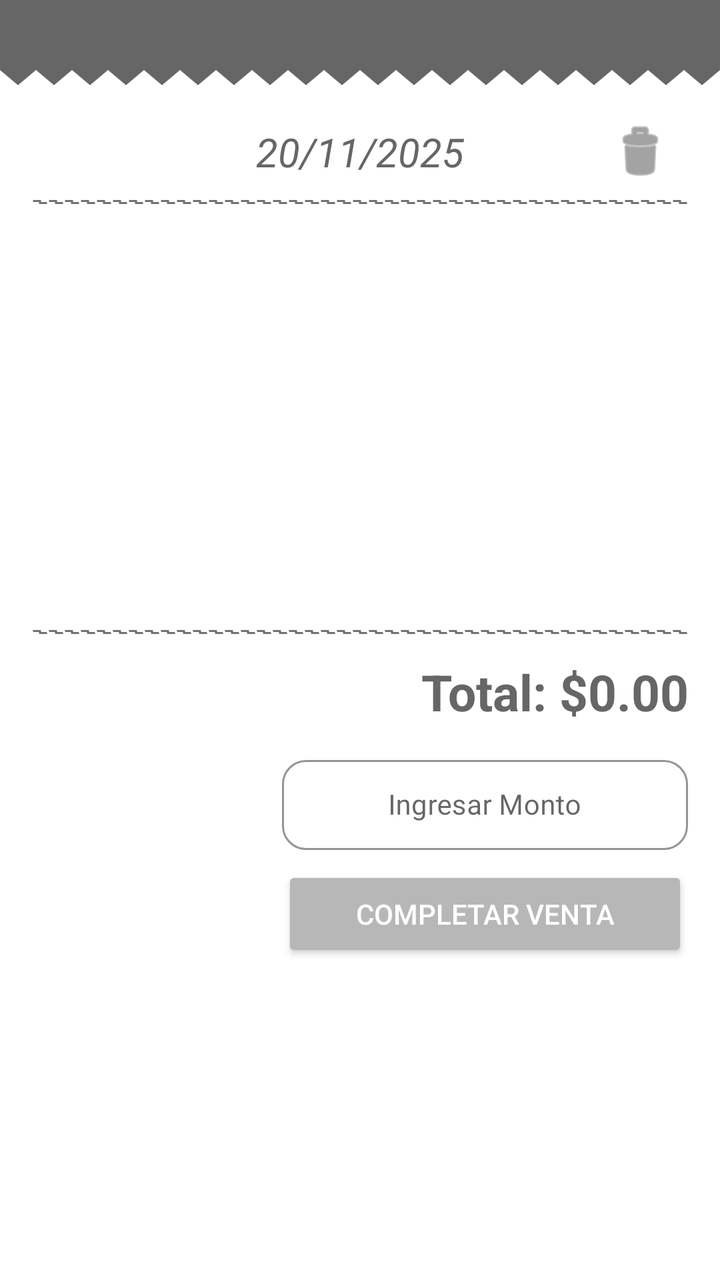
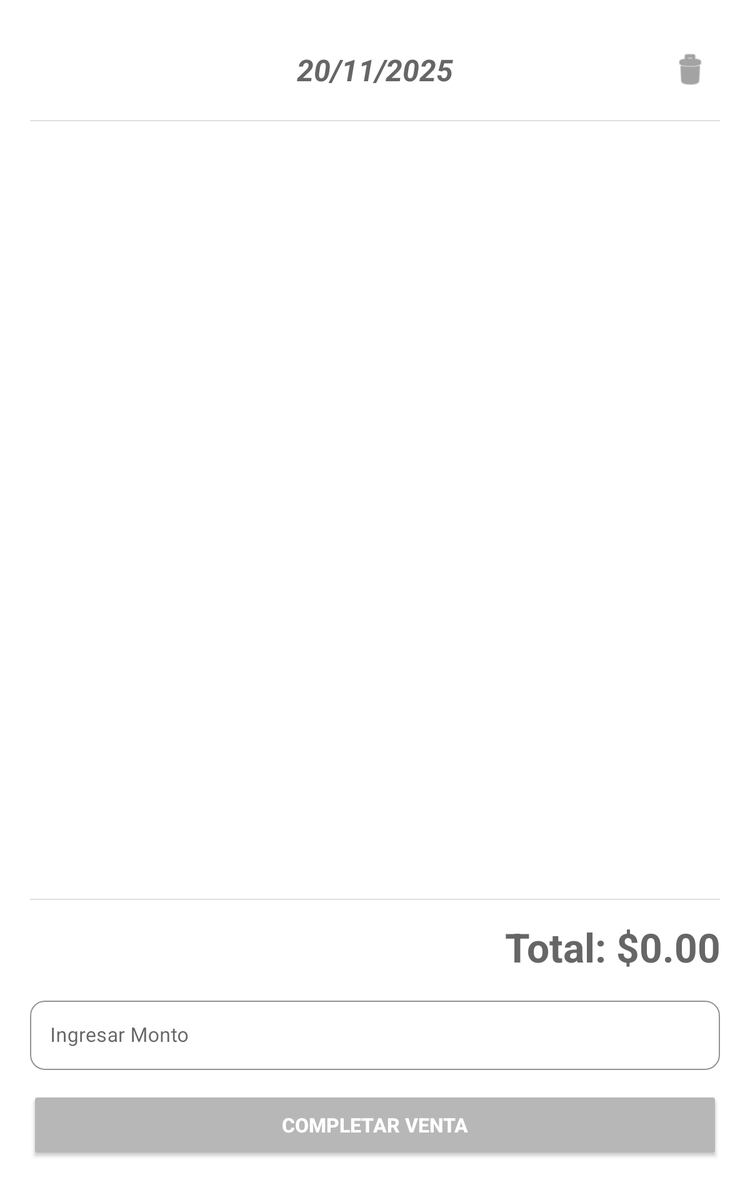

Compare how this app lays out the same screen by default and in its alternative resource folder. The renders come first, then the two layout files and the values they reference.
<!-- AndroidManifest.xml: application theme Theme.TestLite -->
<!-- res/layout/fragment_cart.xml -->
<?xml version="1.0" encoding="utf-8"?>
<FrameLayout
    xmlns:android="http://schemas.android.com/apk/res/android"
    xmlns:tools="http://schemas.android.com/tools"
    xmlns:app="http://schemas.android.com/apk/res-auto"
    android:layout_width="match_parent"
    android:layout_height="match_parent"
    android:background="@color/text"
    tools:context=".CartFragment">

    
    <ImageView
        android:layout_width="match_parent"
        android:layout_height="match_parent"
        android:layout_marginTop="35dp"
        android:src="@drawable/cart_background_shadow"
        android:scaleType="fitXY"
        android:contentDescription="Cart background" />

    <LinearLayout
        android:layout_width="match_parent"
        android:layout_height="match_parent"
        android:orientation="vertical"
        android:padding="16dp"
        android:paddingTop="0dp"
        android:layout_marginTop="20dp"
        android:paddingBottom="20dp"
        android:clipToPadding="false">

        <LinearLayout
            android:layout_width="match_parent"
            android:layout_height="wrap_content"
            android:layout_marginTop="16dp"
            android:orientation="horizontal"
            android:gravity="center"
            android:layout_marginBottom="0dp">

            <TextView
                android:id="@+id/tv_cart_header"
                android:layout_width="0dp"
                android:layout_height="wrap_content"
                android:layout_marginStart="48dp"
                android:gravity="center"
                android:layout_weight="1"
                android:text="20/11/2025"
                android:textStyle="italic"
                android:textSize="20sp"
                android:textColor="@color/text" />

            <ImageButton
                android:id="@+id/btn_clear_cart"
                android:layout_width="48dp"
                android:layout_height="48dp"
                android:src="@android:drawable/ic_menu_delete"
                android:background="?attr/selectableItemBackgroundBorderless"
                app:tint="@color/text"
                android:contentDescription="Cancelar venta" />
        </LinearLayout>
        
        
        <View
            android:layout_width="match_parent"
            android:layout_height="2dp"
            android:layout_marginBottom="12dp"
            android:background="@drawable/dotted_line"
            android:layerType="software"/>

        <androidx.recyclerview.widget.RecyclerView
            android:id="@+id/rv_cart_items"
            android:layout_width="match_parent"
            android:layout_height="0dp"
            android:layout_weight="1" />
        
        
        <View
            android:layout_width="match_parent"
            android:layout_height="2dp"
            android:layout_marginBottom="12dp"
            android:background="@drawable/dotted_line"
            android:layerType="software"/>

        
        <TextView
            android:id="@+id/tv_total"
            android:layout_width="match_parent"
            android:layout_height="wrap_content"
            android:layout_marginTop="0dp"
            android:layout_marginBottom="12dp"
            android:text="Total: $0.00"
            android:textSize="25sp"
            android:textStyle="bold"
            android:gravity="end"
            android:textColor="@color/text"/>

        
        <com.google.android.material.textfield.TextInputLayout
            android:layout_width="wrap_content"
            android:layout_height="wrap_content"
            android:layout_marginBottom="8dp"
            android:layout_gravity="end"
            android:hint="Ingresar Monto"
            app:boxBackgroundMode="outline"
            app:boxStrokeColor="#00BFA5"
            app:boxCornerRadiusTopStart="12dp"
            app:boxCornerRadiusTopEnd="12dp"
            app:boxCornerRadiusBottomStart="12dp"
            app:boxCornerRadiusBottomEnd="12dp"
            style="@style/Widget.MaterialComponents.TextInputLayout.OutlinedBox.Dense">

            <com.google.android.material.textfield.TextInputEditText
                android:id="@+id/et_payment_amount"
                android:layout_width="203dp"
                android:layout_height="wrap_content"
                android:inputType="numberDecimal"
                android:gravity="center"
                android:textSize="14sp"
                android:maxLines="1"/>
        </com.google.android.material.textfield.TextInputLayout>

        
        <TextView
            android:id="@+id/tv_change"
            android:layout_width="match_parent"
            android:layout_height="wrap_content"
            android:layout_marginBottom="12dp"
            android:text=""
            android:textSize="18sp"
            android:textStyle="bold"
            android:gravity="end"
            android:visibility="gone"
            android:textColor="#00BFA5"/>

        
        <Button
            android:id="@+id/btn_complete_sale"
            android:layout_width="203dp"
            android:layout_height="wrap_content"
            android:layout_gravity="end"
            android:layout_marginBottom="143dp"
            android:backgroundTint="@color/cart_status_bar_color"
            android:paddingHorizontal="24dp"
            android:paddingVertical="12dp"
            android:text="Completar Venta"
            android:textColor="@android:color/white"
            android:textSize="14sp"
            app:cornerRadius="16dp" />

    </LinearLayout>

</FrameLayout>
<!-- resources referenced by this layout -->
<resources>
  <color name="cart_status_bar_color">#B7B7B7</color>
  <color name="text">#666666</color>
  <!-- drawable cart_background_shadow (drawable) -->
  <?xml version="1.0" encoding="utf-8"?>
  <layer-list xmlns:android="http://schemas.android.com/apk/res/android">
      
      
  
  
  
  
  
  
  
  
  
      
      
      <item>
          <vector
              android:width="400dp"
              android:height="800dp"
              android:viewportWidth="400"
              android:viewportHeight="800">
              
              <path
                  android:fillColor="@android:color/white"
                  android:pathData="M0,0 L10,10 L20,0 L30,10 L40,0 L50,10 L60,0 L70,10 L80,0 L90,10 L100,0 L110,10 L120,0 L130,10 L140,0 L150,10 L160,0 L170,10 L180,0 L190,10 L200,0 L210,10 L220,0 L230,10 L240,0 L250,10 L260,0 L270,10 L280,0 L290,10 L300,0 L310,10 L320,0 L330,10 L340,0 L350,10 L360,0 L370,10 L380,0 L390,10 L400,0 L400,800 L0,800 Z"/>
          </vector>
      </item>
      
  </layer-list>
  <!-- drawable dotted_line (drawable) -->
  <?xml version="1.0" encoding="utf-8"?>
  <shape xmlns:android="http://schemas.android.com/apk/res/android"
      android:shape="rectangle">
      <stroke
          android:width="1dp"
          android:color="#737171"
          android:dashWidth="4dp"
          android:dashGap="4dp"/>
      <size android:height="1dp"/>
  </shape>
  <style name="Theme.TestLite" parent="Base.Theme.TestLite" />
  <style name="Base.Theme.TestLite" parent="Theme.MaterialComponents.Light.NoActionBar">
          
          
      </style>
</resources>
<!-- res/layout-sw600dp/fragment_cart.xml (the author's variant of the layout above) -->
<!-- drawn on a 7-inch tablet held upright -->
<?xml version="1.0" encoding="utf-8"?>
<FrameLayout
    xmlns:android="http://schemas.android.com/apk/res/android"
    xmlns:tools="http://schemas.android.com/tools"
    xmlns:app="http://schemas.android.com/apk/res-auto"
    android:layout_width="match_parent"
    android:layout_height="match_parent"
    android:background="@android:color/transparent"
    tools:context=".CartFragment">

    
    <LinearLayout
        android:layout_width="match_parent"
        android:layout_height="match_parent"
        android:orientation="vertical"
        android:background="@drawable/ticket_background"
        android:paddingStart="24dp"
        android:paddingEnd="24dp"
        android:paddingTop="32dp"
        android:paddingBottom="32dp"
        android:clipToPadding="false">

        <LinearLayout
            android:layout_width="match_parent"
            android:layout_height="wrap_content"
            android:orientation="horizontal"
            android:gravity="center"
            android:layout_marginBottom="16dp">

            
            <TextView
                android:id="@+id/tv_cart_header"
                android:layout_width="0dp"
                android:layout_height="wrap_content"
                android:layout_weight="1"
                android:text="20/11/2025"
                android:textSize="24sp"
                android:textStyle="bold|italic"
                android:gravity="center"
                android:layout_marginStart="48dp"
                android:textColor="@color/text" />

            <ImageButton
                android:id="@+id/btn_clear_cart"
                android:layout_width="48dp"
                android:layout_height="48dp"
                android:src="@android:drawable/ic_menu_delete"
                android:background="?attr/selectableItemBackgroundBorderless"
                app:tint="@color/text"
                android:contentDescription="Cancelar venta" />
        </LinearLayout>
        
        
        <View
            android:layout_width="match_parent"
            android:layout_height="1dp"
            android:layout_marginBottom="16dp"
            android:background="#E0E0E0"/>

        <androidx.recyclerview.widget.RecyclerView
            android:id="@+id/rv_cart_items"
            android:layout_width="match_parent"
            android:layout_height="0dp"
            android:layout_weight="1" />
        
        
        <View
            android:layout_width="match_parent"
            android:layout_height="1dp"
            android:layout_marginTop="16dp"
            android:layout_marginBottom="16dp"
            android:background="#E0E0E0"/>

        
        <TextView
            android:id="@+id/tv_total"
            android:layout_width="match_parent"
            android:layout_height="wrap_content"
            android:layout_marginBottom="16dp"
            android:text="Total: $0.00"
            android:textSize="32sp"
            android:textStyle="bold"
            android:gravity="end"
            android:textColor="@color/text"/>

        
        <com.google.android.material.textfield.TextInputLayout
            android:layout_width="match_parent"
            android:layout_height="wrap_content"
            android:layout_marginBottom="16dp"
            android:hint="Ingresar Monto"
            app:boxBackgroundMode="outline"
            app:boxStrokeColor="#00BFA5"
            app:boxCornerRadiusTopStart="12dp"
            app:boxCornerRadiusTopEnd="12dp"
            app:boxCornerRadiusBottomStart="12dp"
            app:boxCornerRadiusBottomEnd="12dp"
            style="@style/Widget.MaterialComponents.TextInputLayout.OutlinedBox">

            <com.google.android.material.textfield.TextInputEditText
                android:id="@+id/et_payment_amount"
                android:layout_width="match_parent"
                android:layout_height="wrap_content"
                android:inputType="numberDecimal"
                android:textSize="16sp"
                android:maxLines="1"/>
        </com.google.android.material.textfield.TextInputLayout>

        
        <TextView
            android:id="@+id/tv_change"
            android:layout_width="match_parent"
            android:layout_height="wrap_content"
            android:layout_marginBottom="16dp"
            android:text=""
            android:textSize="20sp"
            android:textStyle="bold"
            android:gravity="end"
            android:visibility="gone"
            android:textColor="#00BFA5"/>

        
        <Button
            android:id="@+id/btn_complete_sale"
            android:layout_width="match_parent"
            android:layout_height="56dp"
            android:backgroundTint="@color/cart_status_bar_color"
            android:text="Completar Venta"
            android:textColor="@android:color/white"
            android:textSize="16sp"
            android:textStyle="bold"
            app:cornerRadius="12dp" />

    </LinearLayout>

</FrameLayout>
<!-- resources referenced by the variant -->
<!-- as a 7-inch tablet held upright resolves them -->
<resources>
  <color name="cart_status_bar_color">#B7B7B7</color>
  <color name="text">#666666</color>
  <!-- drawable ticket_background (drawable) -->
  <?xml version="1.0" encoding="utf-8"?>
  <vector xmlns:android="http://schemas.android.com/apk/res/android"
      android:width="400dp"
      android:height="700dp"
      android:viewportWidth="400"
      android:viewportHeight="700">
      
      
      <path
          android:fillColor="@android:color/white"
          android:pathData="M0,0 L10,10 L20,0 L30,10 L40,0 L50,10 L60,0 L70,10 L80,0 L90,10 L100,0 L110,10 L120,0 L130,10 L140,0 L150,10 L160,0 L170,10 L180,0 L190,10 L200,0 L210,10 L220,0 L230,10 L240,0 L250,10 L260,0 L270,10 L280,0 L290,10 L300,0 L310,10 L320,0 L330,10 L340,0 L350,10 L360,0 L370,10 L380,0 L390,10 L400,0 L400,700 L390,690 L380,700 L370,690 L360,700 L350,690 L340,700 L330,690 L320,700 L310,690 L300,700 L290,690 L280,700 L270,690 L260,700 L250,690 L240,700 L230,690 L220,700 L210,690 L200,700 L190,690 L180,700 L170,690 L160,700 L150,690 L140,700 L130,690 L120,700 L110,690 L100,700 L90,690 L80,700 L70,690 L60,700 L50,690 L40,700 L30,690 L20,700 L10,690 L0,700 Z"/>
  </vector>
  <style name="Theme.TestLite" parent="Base.Theme.TestLite" />
  <style name="Base.Theme.TestLite" parent="Theme.MaterialComponents.Light.NoActionBar">
          
          
      </style>
</resources>
